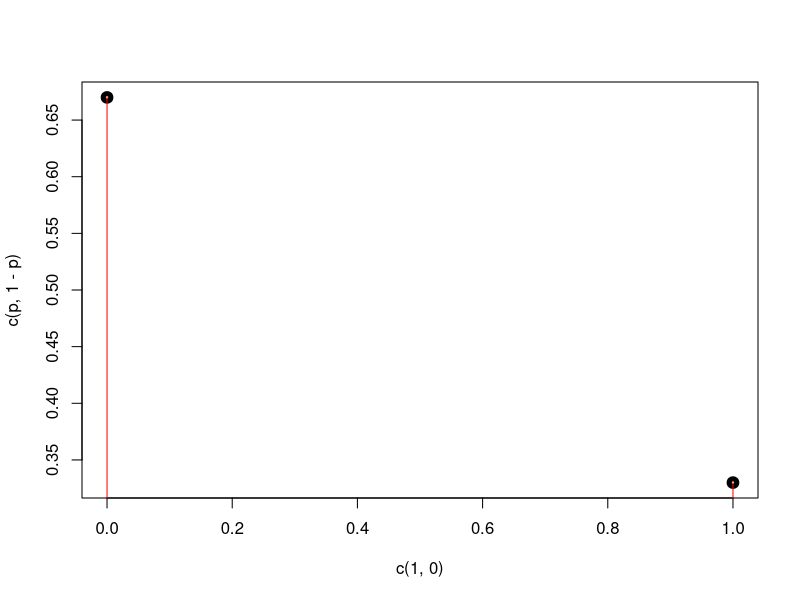
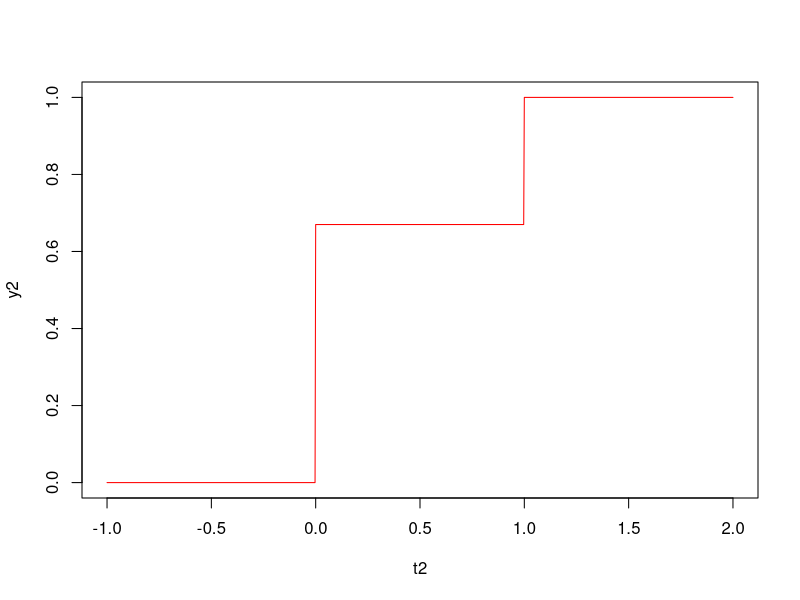
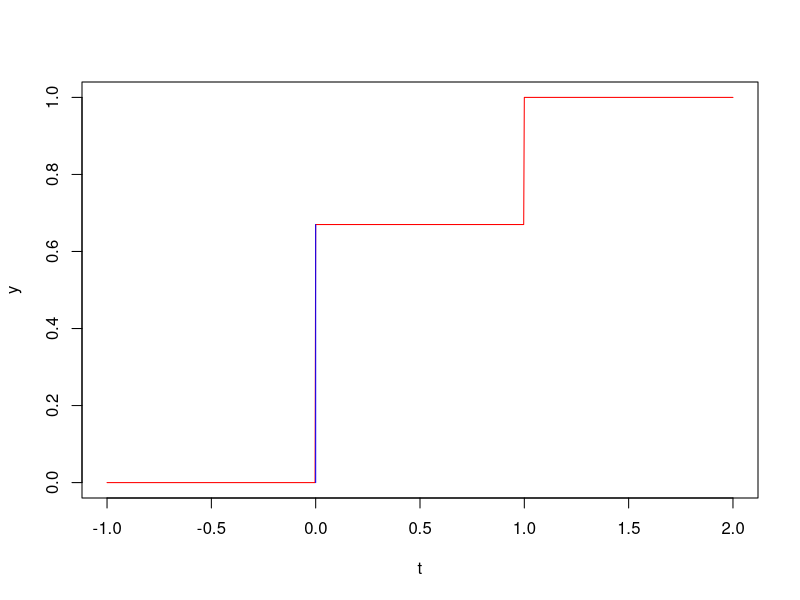
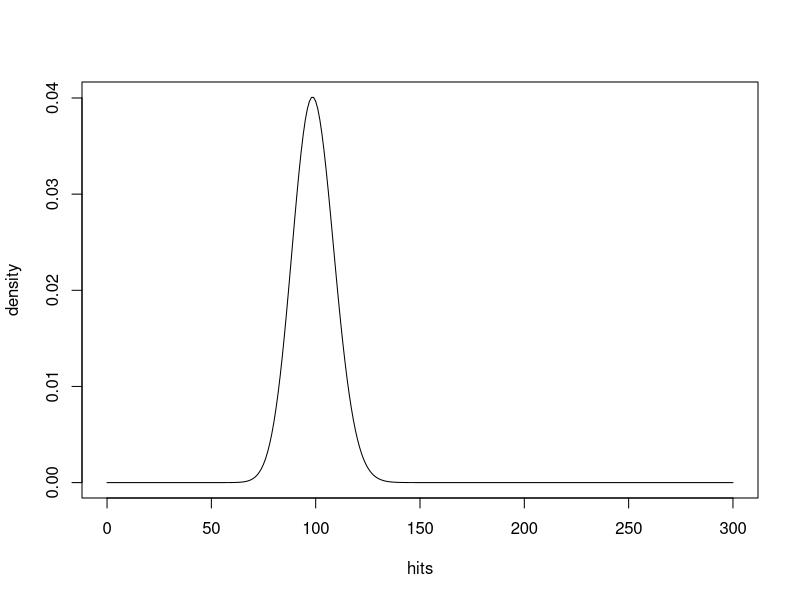
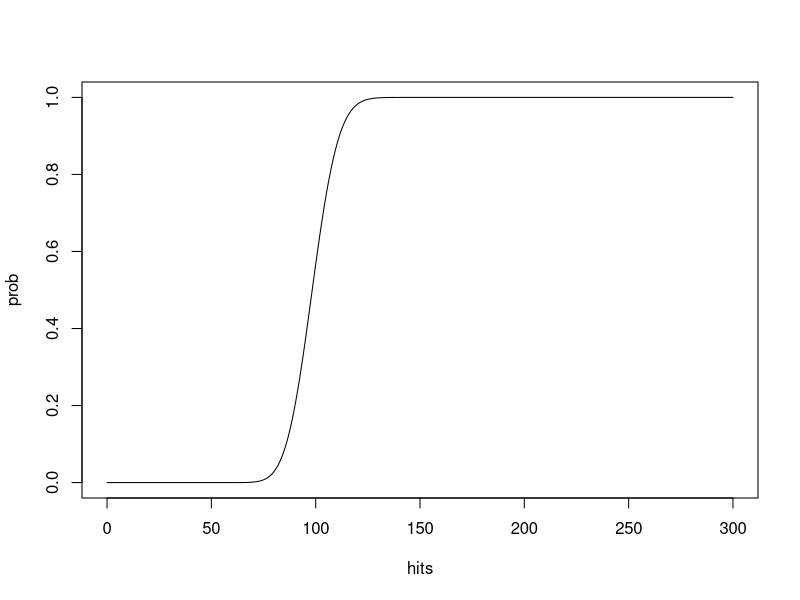
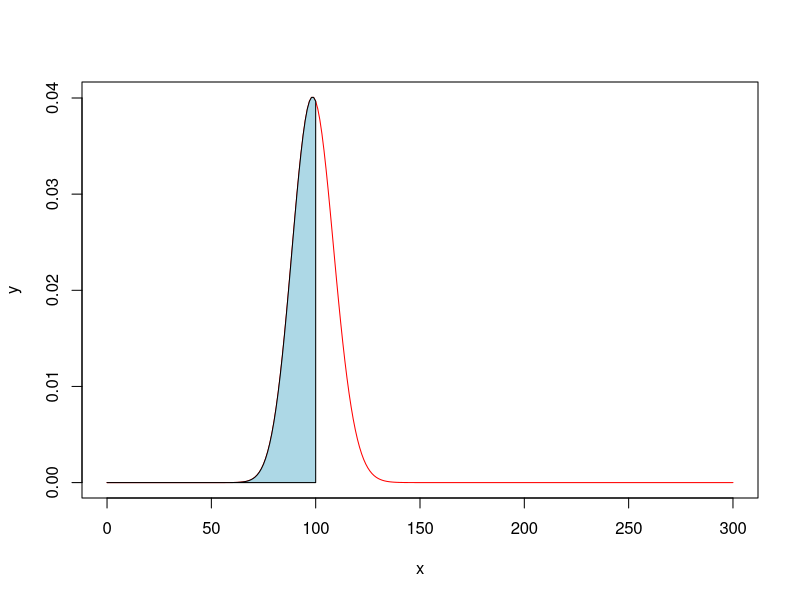
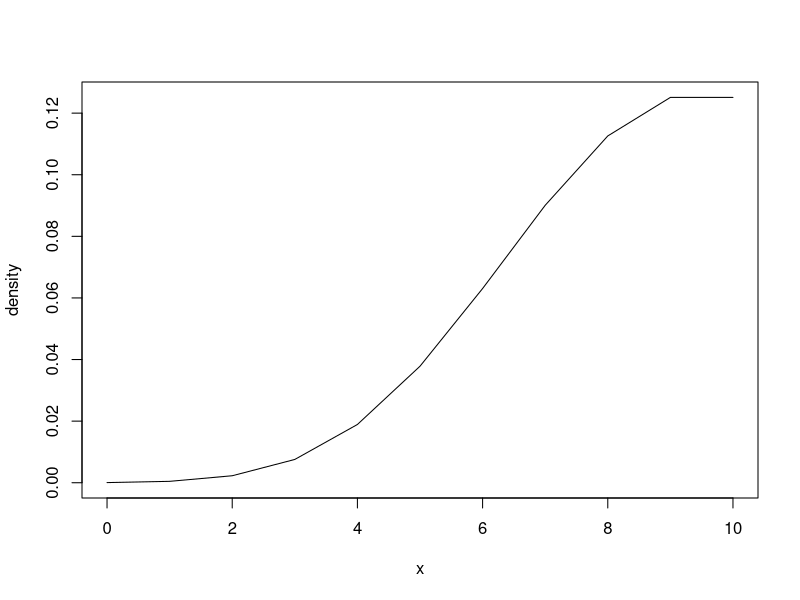
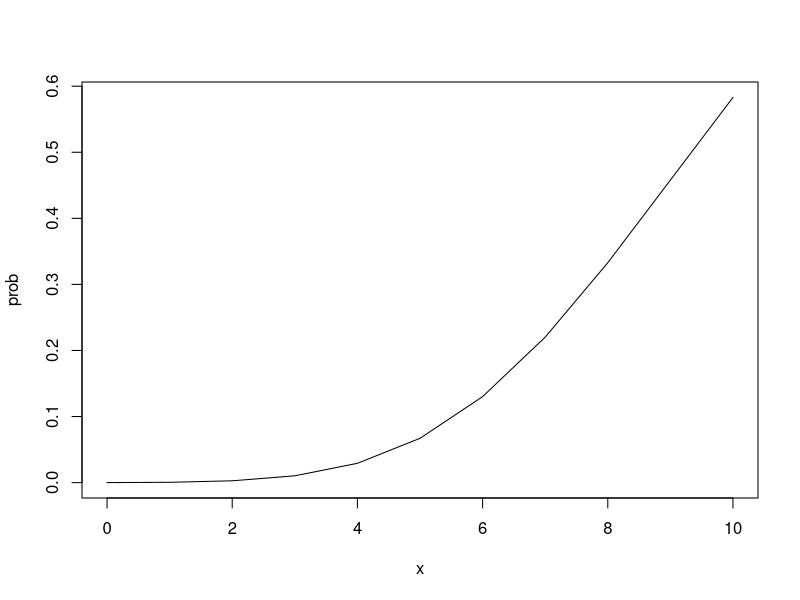

These figures' R source, in order:
## ---- chunk 1
          
            prob = 0.33
            a = 0

            FctMasa = function(p){
                plot(c(1,0),c(p,1-p), lwd=5)
                segments(c(1,0), 0, c(1,0), c(p,1-p), col="red")
            }
            
     
            F = function(x,p){
                if (x<0){
                    y=0
                }else if (x<1){
                    y = 1-p
                }else{
                    y=1
                }
                return(y)
            }
            
            P = function(p, a, b=NULL, param=NULL)
            {
                if(is.null(b))
                {
                    if(is.null(param))
                    {
                        return(F(a, p))
                    }
                    else
                    {
                        return (1 - F(a, p))
                    }
                }
                else
                {
                    return (F(b, p) - F(a, p))
                }
            }
            
            fctMasa <- ({
                FctMasa(prob)
            })
            
            
            fctRep <- ({
                F2 = Vectorize(F, vectorize.args = "x")
                t2 = seq(-1,2,length.out = 1000)
                y2 = F2(t2,prob)
                plot(t2, y2, type= "l", col="red")
            })
            
            SelectProb = "P(x<=a)"
            
            
            fctProb <- ({
                
                F = Vectorize(F, vectorize.args = "x")
                t = seq(-1,2,length.out = 1000)
                y = F(t,prob)
                plot(t, y, type= "l", col="red")
                
                if(SelectProb=="P(x<=a)"){
                    x = seq(0,a)
                    y=F(x, prob)
              
                    
                    for(i in 1:length(x)){
                        tmp = 0
                        if(i==1)
                            tmp = 0
                        else
                            tmp = y[i-1]
                        lines(c(x[i],x[i]), c(tmp,y[i]), col="blue")
                    }
  
                }else if(SelectProb=="P(x>=b)"){
                    x = seq(b,2)
                    y = F(x,prob)
                    for(i in 1:length(x)){
                        tmp = 0
                        if(i==1)
                            tmp = 0
                        else
                            tmp = y[i-1]
                        lines(c(x[i],x[i]), c(tmp,y[i]), col="blue")
                    }
                }else{
                    x = seq(a,b)
                    y = F(x,prob)
                    for(i in 1:length(x)){
                        tmp = 0
                        if(i==1)
                            tmp = 0
                        else
                            tmp = y[i-1]
                        lines(c(x[i],x[i]), c(tmp,y[i]), col="blue")
                    }
                }
            
            })
                
            if(SelectProb=="P(x<=a)"){
                c("Probability: ", P(prob, a))
            }else if(SelectProb=="P(x>=b)"){
                c("Probability: ", P(prob, b, param = 1)+F(b, prob))
            }else{
                c("Probability: ", P(prob, a, b)+F(a, prob))
            }

## ---- chunk 2

            prob2 = 0.33
            NrAruncari= 300
            a = 100
        

            fd4 = function(x)
            {
                return(dpois(x, prob2*NrAruncari , log = FALSE))
            }
            
            F4 = function(xx)
            {
                return (ppois(q = xx, lambda = NrAruncari*prob2, lower.tail = TRUE))
            }
            
            hits <- 0:NrAruncari 
            density <- fd4(hits)
            plot (x = hits,y=density,type="l")
         
            prob <- F4(hits)
            plot (x = hits,y=prob,type="l")
          
            x = 0:NrAruncari
            y = fd4(x)
            plot(x, y, type= "l", col="red")
                
            SelectProb = "P(x<=a)"
                
            if(SelectProb=="P(x<=a)"){
                 polygon(c(0,x[x<=a],a), c(0,y[x<=a],0), col="light blue")
            }else if(SelectProb=="P(x>=b)"){
                polygon(c(b,x[b<=x],NrAruncari),c(0,y[b<=x],0), col="light blue")
            }else{
                x = seq(a,b)
                y = fd4(x)
                polygon(c(a,x,b), c(0,y,0), col="light blue")
            }
         
          
            P4 = function(a, b=NULL, param=NULL)
            {
                if(is.null(b))
                {
                    if(is.null(param))
                    {
                        return(F4(a))
                    }
                    else
                    {
                        return (1 - F4 (a))
                    }
                }
                else
                {
                    return (F4(b) - F4(a))
                }
            }
            
            
            
            if(SelectProb=="P(x<=a)"){
                c("Probability: ", P4(a))
            }else if(SelectProb=="P(x>=b)"){
                c("Probability: ", P4(b, param = 1))
            }else{
                c("Probability: ", P4(a, b))
            }
        

## ---- chunk 3
          
            NrInfectati = 1000
            prob_infectare = 0.01
            b = 7
           

            fd5 = function(x)
            {
                return(dpois(x = x, lambda = NrInfectati * prob_infectare))
            }
            
            F5 = function(xx)
            {
                return (ppois(q = xx, lambda = NrInfectati * prob_infectare, lower.tail = TRUE))
            }
            
            fctMasa <- ({
                x <- 0:10
                density <- fd5(x)
                plot (x = x,y=density,type="l")
            })
            
            fctRep <- ({
                x <- 0:10
                prob <- F5(x)
                plot (x = x,y=prob,type="l")
            })
            
            SelectProb = "P(x>=b)"
            
            fctProb <- ({
                x = 0:10
                y = fd5(x)
                
                plot(x, y, type= "l", col="red")
                
                if(SelectProb=="P(x<=a)"){
                    polygon(c(0,x[x<=a],a), c(0,y[x<=a],0), col="light blue")
                }else if(SelectProb=="P(x>=b)"){
                    polygon(c(b,x[b<=x],NrInfectati),c(0,y[b<=x],0), col="light blue")
                }else{
                    x = seq(a,b)
                    y = fd5(x)
                    polygon(c(a,x,b), c(0,y,0), col="light blue")
                    
                }
            })
            
            P5 = function(a, b=NULL, param=NULL)
            {
                if(is.null(b))
                {
                    if(is.null(param))
                    {
                        return(F5(a))
                    }
                    else
                    {
                        return (1 - F5 (a))
                    }
                }
                else
                {
                    return (F5(b) - F5(a))
                }
            }
            
           
                
            if(SelectProb=="P(x<=a)"){
                c("Probability: ", P5(a))
            }else if(SelectProb=="P(x>=b)"){
                c("Probability: ", P5(b, param = 1))
            }else{
                c("Probability: ", P5(a, b))
            }
            

## ---- chunk 4

            # 8

            exp_sales = 3
            events = 10
            
            b = 4
            
            
            fd8 = function(x)
            {
                return(dpois(x = x, lambda = exp_sales))
            }
            
            F8 = function(xx)
            {
                return (ppois(q = xx, lambda = exp_sales, lower.tail = TRUE))
            }
            
            fctMasa <- ({
                ee = 0:events
                density <- fd8(ee)
                plot (x = ee,y=density,type="l")
            })
            
            fctRep <- ({
                e2 = 0:events
                prob <- ppois(q = e2, lambda = exp_sales, lower.tail = TRUE)
                plot (x = e2,y=prob,type="l")
            })
            
            SelectProb = "P(x>=b)"
            
            fctProb <- ({
                x = 0:events
                y = fd8(x)
                
                plot(x, y, type= "l", col="red")
                
                if(SelectProb=="P(x<=a)"){
                    polygon(c(0,x[x<=a],a), c(0,y[x<=a],0), col="light blue")
                }else if(SelectProb=="P(x>=b)"){
                    polygon(c(b,x[b<=x],NrInfectati),c(0,y[b<=x],0), col="light blue")
                }else{
                    x = seq(a,b)
                    y = fd8(x)
                    polygon(c(a,x,b), c(0,y,0), col="light blue")
                }
            })
            
            P8 = function(a, b=NULL, param=NULL)
            {
                if(is.null(b))
                {
                    if(is.null(param))
                    {
                        return(F8(a))
                    }
                    else
                    {
                        return (1 - F8 (a))
                    }
                }
                else
                {
                    return (F8(b) - F8(a))
                }
            }
            
            
            
            if(SelectProb=="P(x<=a)"){
                c("Probability: ", P8(a))
            }else if(SelectProb=="P(x>=b)"){
                c("Probability: ", P8(b, param = 1))
            }else{
                c("Probability: ", P8(a, b))
            
            }
        
            
## ---- chunk 5
            
            # 10

            nr_test = 10
            lim_inf = 1
            lim_sup = 3
            
            a = 2
            
            fd10 = function(x)
            {
                return(dunif(x = x, min=lim_inf,max=lim_sup))
            }
            
            F10 = function(xx)
            {
                return (punif(q = xx, min=lim_inf,max=lim_sup, lower.tail = TRUE))
            }
            
            
            fctMasa <- ({
                x = runif(nr_test, min = lim_inf, max = lim_sup)
                density <- fd10(x)
                plot (x = x,y=density,type="l")
            })
            
            fctRep <- ({
                x = runif(nr_test, min = lim_inf, max = lim_sup)
                prob <- F10(x)
                plot (x = x,y=prob,type="l")
            })
            
            SelectProb = "P(x<=a)"
            
            fctProb <-({
                x = seq(lim_inf , lim_sup)
                y = fd10(x)
                mini = min(y)
                plot(x, y, type= "l", col="red", ylim = c(0,1))
                if(SelectProb=="P(x<=a)"){
                    i <- x <= a
                    polygon(c(lim_inf,x[i],a), c(0,y[i],0), col="light blue")
                }else if(SelectProb=="P(x>=b)"){
                    i <- x >= b
                    polygon(c(b,x[i],lim_sup), c(0,y[i],0), col="light blue")
                }else{
                    
                    x = seq(a , b)
                    y = fd10(x)
                    
                    polygon(c(a,x,b), c(0,y,0), col="light blue")
                }
            })
            
            
            P10 = function(a, b=NULL, param=NULL)
            {
                if(is.null(b))
                {
                    if(is.null(param))
                    {
                        return(F10(a))
                    }
                    else
                    {
                        return (1 - F10 (a))
                    }
                }
                else
                {
                    return (F10(b) - F10(a))
                }
            }
            
            
            
            if(SelectProb=="P(x<=a)"){
                c("Probability: ", P10(a))
            }else if(SelectProb=="P(x>=b)"){
                c("Probability: ", P10(b, param = 1))
            }else{
                c("Probability: ", P10(a, b))
                
            }
    


## ---- chunk 6

       
            ex13_x = 14
            ex13_m = 70
            ex13_n = 84
            ex13_k = 20

            a = 9
           
            fd13 = function(x)
            {
                return(dhyper(x = x, m = ex13_m, n = ex13_n, k = ex13_k))
            }
            
            F13 = function(xx)
            {
                return (phyper(q = xx, m = ex13_m, n = ex13_n, k = ex13_k, lower.tail = TRUE))
            }
            
            fctMasa <- ({
                x = seq(1:ex13_k)
                density <- fd13(x)
                plot (x = x,y=density,type="l")
            })
            
            fctRep <- ({
                x = seq(1:ex13_k)
                prob <- F13(x)
                plot (x = x,y=prob,type="l")
            })
            
            fctProb <-({
                x = seq(1:ex13_k)
                y = fd13(x)
                mini = min(y)
                plot(x, y, type= "l", col="red") # , ylim = c(0,1))
                if(SelectProb=="P(x<=a)"){
                    i <- x <= a
                    polygon(c(lim_inf,x[i],a), c(0,y[i],0), col="light blue")
                }else if(SelectProb=="P(x>=b)"){
                    i <- x >= b
                    polygon(c(b,x[i],lim_sup), c(0,y[i],0), col="light blue")
                }else{
                    x = seq(a , b)
                    y = fd13(x)
                    polygon(c(a,x,b), c(0,y,0), col="light blue")
                }
            })
            
            P13 = function(a, b=NULL, param=NULL)
            {
                if(is.null(b))
                {
                    if(is.null(param))
                    {
                        return(F13(a))
                    }
                    else
                    {
                        return (1 - F13 (a))
                    }
                }
                else
                {
                    return (F13(b) - F13(a))
                }
            }
            
            SelectProb = "P(x<=a)"
            
            if(SelectProb=="P(x<=a)"){
                c("Probability: ", P13(a))
            }else if(SelectProb=="P(x>=b)"){
                c("Probability: ", P13(b, param = 1))
            }else{
                c("Probability: ", P13(a, b))
            }


## ---- chunk 7
            # 21

            ex21_n = 13
            ex21_p = 0.7
            a = 8
            b = 11
    
            f21 = function(x){
                return(dbinom(x, size = ex21_n, prob = ex21_p))
            }
            
            F21 = function(xx){
                return(pbinom(xx, size = ex21_n, prob = ex21_p))
            }
            
            fctMasa <- ({
                x = 0:ex21_n
                density <- f21(x)
                plot (x = x,y=density,type="l")
            })
            
            fctRep <- ({
                x = 0:ex21_n
                prob <- F21(x)
                plot (x = x,y=prob,type="l")
            })
            
            SelectProb = "P(a<=x<=b)"
            
            fctProb <-({
                x = 0:ex21_n
                y = f21(x)
                mini = min(y)
                plot(x, y, type= "l", col="red") 
                
                if(SelectProb=="P(x<=a)"){
                    i <- x <= a
                    polygon(c(0,x[i],a), c(0,y[i],0), col="light blue")
                }else if(SelectProb=="P(x>=b)"){
                    i <- x >= b
                    polygon(c(b,x[i],max(x)), c(0,y[i],0), col="light blue")
                }else{
                    x = seq(a , b)
                    y = f21(x)
                    polygon(c(a,x,b), c(0,y,0), col="light blue")
                }
                
            })
            
            
            P21 = function(a, b=NULL, param=NULL)
            {
                if(is.null(b))
                {
                    if(is.null(param))
                    {
                        return(F21(a))
                    }
                    else
                    {
                        return (1 - F21 (a))
                    }
                }
                else
                {
                    return (F21(b) - F21(a))
                }
            }
            
            
              
            if(SelectProb=="P(x<=a)"){
                  c("Probability: ", P21(a))
            }else if(SelectProb=="P(x>=b)"){
                  c("Probability: ", P21(b, param = 1))
            }else{
                  c("Probability: ", P21(a, b))
            }
     
        

